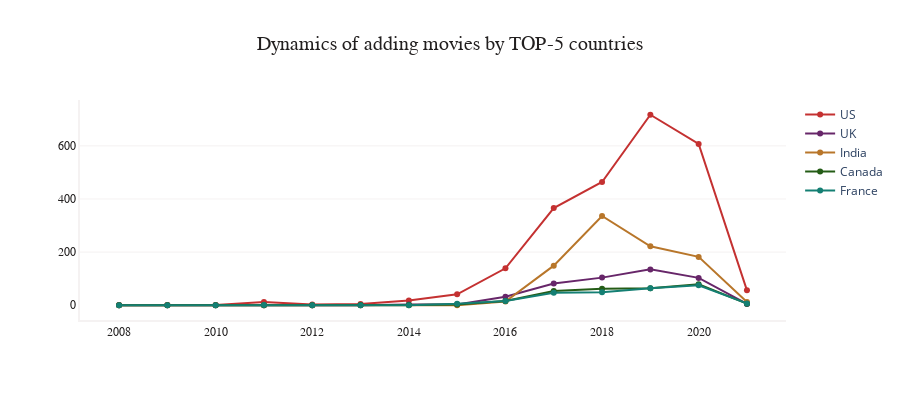

Write notebook code for a chart like this one.
### Code cell
fig1.update_layout(height=400)

### Figure 1 — Plotly figure (JSON) as saved in the notebook; plotly's stock layout.template omitted (floating-point values rounded to 4 significant figures)
{"data": [{"marker": {"color": "#c43131"}, "mode": "lines+markers", "name": "US", "type": "scatter", "x": [2008, 2009, 2010, 2011, 2012, 2013, 2014, 2015, 2016, 2017, 2018, 2019, 2020, 2021], "y": [1, 1, 1, 12, 3, 5, 18, 41, 139, 366, 464, 717, 607, 56]}, {"marker": {"color": "#672669"}, "mode": "lines+markers", "name": "UK", "type": "scatter", "x": [2008, 2009, 2010, 2011, 2012, 2013, 2014, 2015, 2016, 2017, 2018, 2019, 2020, 2021], "y": [0, 0, 0, 0, 0, 0, 3, 3, 32, 82, 104, 135, 103, 5]}, {"marker": {"color": "#b8762a"}, "mode": "lines+markers", "name": "India", "type": "scatter", "x": [2008, 2009, 2010, 2011, 2012, 2013, 2014, 2015, 2016, 2017, 2018, 2019, 2020, 2021], "y": [0, 0, 0, 0, 0, 0, 0, 0, 14, 149, 336, 222, 182, 12]}, {"marker": {"color": "#245c16"}, "mode": "lines+markers", "name": "Canada", "type": "scatter", "x": [2008, 2009, 2010, 2011, 2012, 2013, 2014, 2015, 2016, 2017, 2018, 2019, 2020, 2021], "y": [0, 0, 0, 0, 0, 1, 1, 3, 16, 54, 62, 64, 79, 6]}, {"marker": {"color": "#147f73"}, "mode": "lines+markers", "name": "France", "type": "scatter", "x": [2008, 2009, 2010, 2011, 2012, 2013, 2014, 2015, 2016, 2017, 2018, 2019, 2020, 2021], "y": [0, 0, 0, 1, 0, 0, 0, 6, 16, 47, 49, 64, 75, 7]}], "layout": {"height": 400, "plot_bgcolor": "white", "title": {"font": {"color": "#221f1f", "family": "Calibri Black", "size": 20}, "text": "Dynamics of adding movies by TOP-5 countries", "x": 0.5}, "xaxis": {"linecolor": "#f5f2f2", "linewidth": 2, "showline": true, "tickfont": {"color": "#221f1f", "family": "Arial", "size": 12}}, "yaxis": {"gridcolor": "#f5f2f2", "gridwidth": 1, "linecolor": "#f5f2f2", "linewidth": 2, "showgrid": true, "showline": true, "tickfont": {"color": "#221f1f", "family": "Arial", "size": 12}}}}
